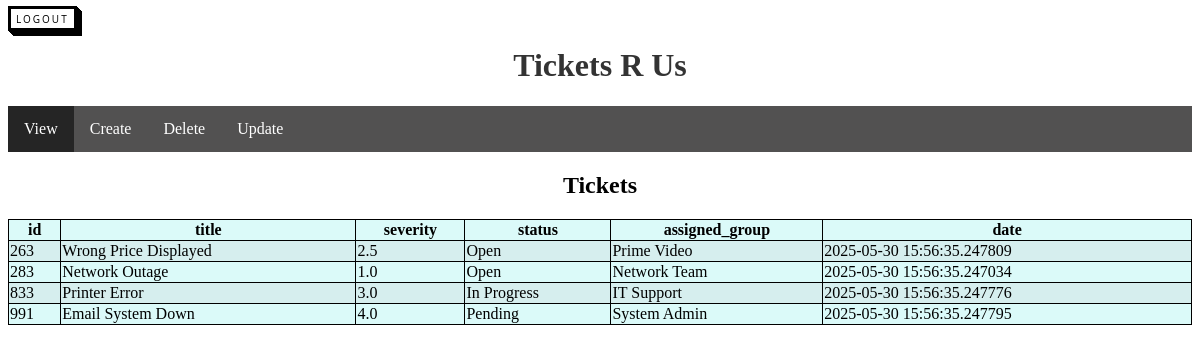
Screenshot of /main (signed in) with the database file from the repository.
### models.py (models this page shows)
class Tickets(db.Model):
    id = db.Column(db.Integer, primary_key=True, autoincrement=False)
    title = db.Column(db.String(256), nullable=False)
    severity = db.Column(db.Float, nullable=False)
    status = db.Column(db.String(50), nullable=False)
    assigned_group = db.Column(db.String(100), nullable=False)
    date = db.Column(db.DateTime(timezone=True))

### main.py (the view)
@app.route('/main')
@login_required
def main():
    tickets = Tickets.query.all()
    columns = Tickets.__table__.columns.keys()
    return render_template('main.html',
                         tickets=tickets,
                         columns=columns)

### main.py (called while the page is built)
@login_manager.user_loader
def load_user(id):
    return User.query.get(int(id))

### templates/main.html (shortened to what this page needs)
<!DOCTYPE html>
<html>
<head>
    <link rel="stylesheet" href="{{ url_for('static', filename='css/style.css') }}">
</head>
<body>
    <a href="{{ url_for('logout_page') }}" class="button-back">Logout</a>
    <h1 align="center">Tickets R Us</h1>
    <ul>
        <li><a href="#view" onclick="setActive(this)" class="tab-link active" data-tab="view">View</a></li>
        <li><a href="#create" onclick="setActive(this)" class="tab-link" data-tab="create">Create</a></li>
        <li><a href="#delete" onclick="setActive(this)" class="tab-link" data-tab="delete">Delete</a></li>
        <li><a href="#update" onclick="setActive(this)" class="tab-link" data-tab="update">Update</a></li>
    </ul>
    <div id="view" class="tab">
        <h2 align="center">Tickets</h2>
        <table align="center" style="width:100%">
            <tr>
                {% for column in columns %}
                <th>{{ column }}</th>
                {% endfor %}
            </tr>
            {% for ticket in tickets %}
            <tr>
                <td>{{ ticket.id }}</td>
                <td>{{ ticket.title }}</td>
                <td>{{ ticket.severity }}</td>
                <td>{{ ticket.status }}</td>
                <td>{{ ticket.assigned_group }}</td>
                <td>{{ ticket.date }}</td>
            </tr>
            {% endfor %}
        </table>
    </div>
</body>
</html>

### static/css/style.css (style rules this page uses)
h1 { color: #333; }
.button-back { font-family: "Open Sans", sans-serif; font-size: 10px; letter-spacing: 2px; text-decoration: none; text-transform: uppercase; color: #000; cursor: pointer; border: 3px solid; padding: 0.25em 0.5em; box-shadow: 1px 1px 0px 0px, 2px 2px 0px 0px, 3px 3px 0px 0px, 4px 4px 0px 0px, 5px 5px 0px 0px; position: relative; user-select: none; -webkit-user-select: none; touch-action: manipulation; }
ul { list-style-type: none; margin: 0; padding: 0; overflow: hidden; background-color: #525151; }
li { float: left; }
li a { display: block; color: white; text-align: center; padding: 14px 16px; text-decoration: none; }
.tab { display: none; }
#view { display: block; }
.active { background-color: #252525; }
tr:nth-child(even) { background-color: #d6eeee; }
tr:nth-child(odd) { background-color: #dbfaf9; }
table, th, td { border: 1px solid black; border-collapse: collapse; }

### rows the page displays
Tickets: id "263", title "Wrong Price Displayed", severity "2.5", status "Open", assigned_group "Prime Video", date "2025-05-30 15:56:35.247809"
Tickets: id "283", title "Network Outage", severity "1.0", status "Open", assigned_group "Network Team", date "2025-05-30 15:56:35.247034"
Tickets: id "833", title "Printer Error", severity "3.0", status "In Progress", assigned_group "IT Support", date "2025-05-30 15:56:35.247776"
Tickets: id "991", title "Email System Down", severity "4.0", status "Pending", assigned_group "System Admin", date "2025-05-30 15:56:35.247795"

### other values shown
{{ column }} "id" "title" "severity" "status" "assigned_group" "date"
